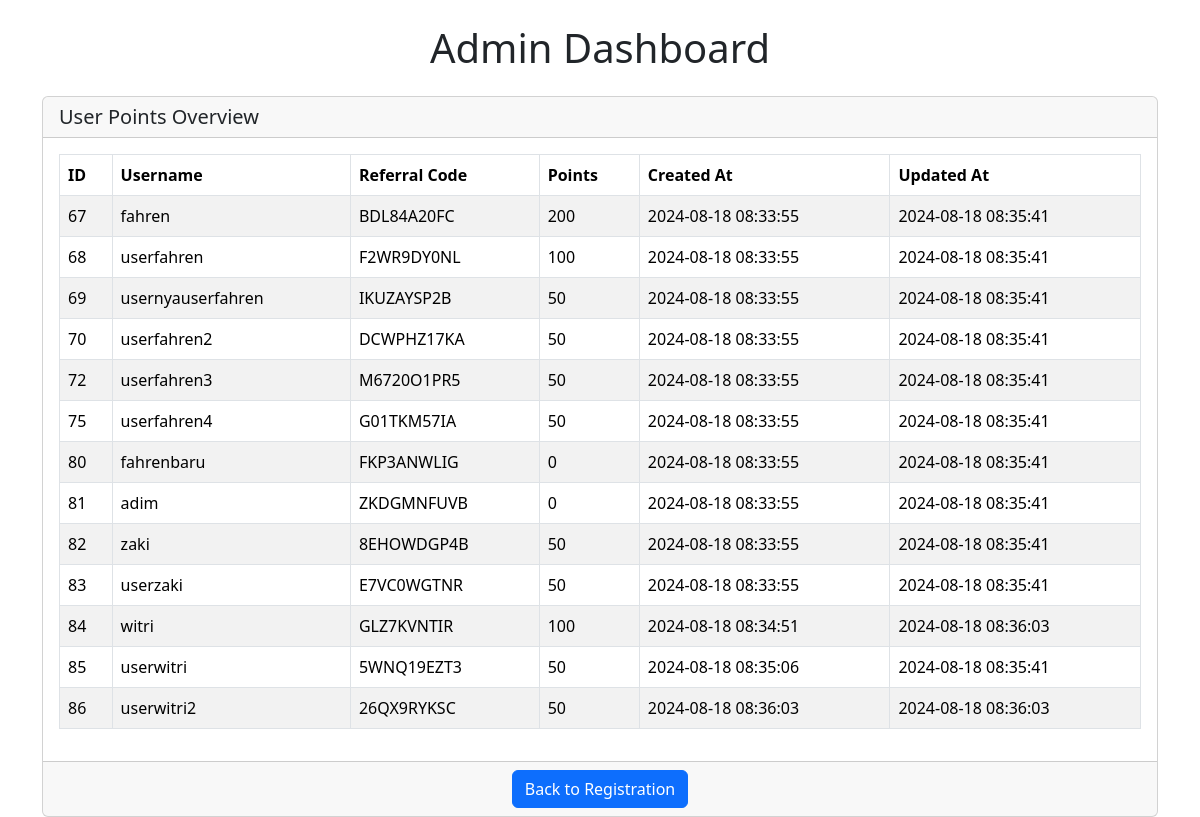
The app's page /admin.php with its own data.
### tables this page shows
CREATE TABLE `users` (
  `id` int(11) NOT NULL,
  `username` varchar(255) NOT NULL,
  `referral_code` varchar(10) NOT NULL,
  `points` int(11) DEFAULT 0,
  `created_at` timestamp NOT NULL DEFAULT current_timestamp(),
  `updated_at` timestamp NOT NULL DEFAULT current_timestamp() ON UPDATE current_timestamp()
);

### admin.php (called while the page is built, shortened)
<?php
require 'Model/UserModel.php';
require 'Controller/UserController.php';
$pdo = new PDO('mysql:host=localhost;dbname=tesmsib_fahren', 'root', '');
$pdo->setAttribute(PDO::ATTR_ERRMODE, PDO::ERRMODE_EXCEPTION);
$userModel = new UserModel($pdo);
$referralModel = new ReferralModel($pdo);
$userController = new UserController($userModel, $referralModel);
$users = $userController->showAllUsers();
include 'View/AdminView.php';

### Controller/UserController.php (called while the page is built, shortened)
<?php
class UserController {
    protected $userModel;
    public function __construct($userModel, $referralModel) {
        $this->userModel = $userModel;
    }
    public function showAllUsers() {
        return $this->userModel->getAllUsers();
    }
}

### Model/UserModel.php (called while the page is built, shortened)
<?php
class UserModel {
    protected $db;
    public function __construct($db) {
        $this->db = $db;
    }
    public function getAllUsers() {
        $stmt = $this->db->query("SELECT * FROM users");
        return $stmt->fetchAll(PDO::FETCH_ASSOC);
    }
}

### View/AdminView.php (the view, shortened to what this page needs)
<!DOCTYPE html>
<html lang="en">
<head>
    <link href="https://cdn.jsdelivr.net/npm/bootstrap@5.3.3/dist/css/bootstrap.min.css" rel="stylesheet">
</head>
<body>
    <div class="container mt-4">
        <h1 class="mb-4 text-center">Admin Dashboard</h1>
        <div class="card">
            <div class="card-header">
                <h5 class="card-title mb-0">User Points Overview</h5>
            </div>
            <div class="card-body">
                <div class="table-responsive">
                    <table class="table table-striped table-bordered">
                        <thead>
                            <tr>
                                <th>ID</th>
                                <th>Username</th>
                                <th>Referral Code</th>
                                <th>Points</th>
                                <th>Created At</th>
                                <th>Updated At</th>
                            </tr>
                        </thead>
                        <tbody>
                            <?php foreach ($users as $user): ?>
                                <tr>
                                    <td><?php echo htmlspecialchars($user['id']); ?></td>
                                    <td><?php echo htmlspecialchars($user['username']); ?></td>
                                    <td><?php echo htmlspecialchars($user['referral_code']); ?></td>
                                    <td><?php echo htmlspecialchars($user['points']); ?></td>
                                    <td><?php echo htmlspecialchars($user['created_at']); ?></td>
                                    <td><?php echo htmlspecialchars($user['updated_at']); ?></td>
                                </tr>
                            <?php endforeach; ?>
                        </tbody>
                    </table>
                </div>
            </div>
            <div class="card-footer text-center">
                <a href="index.php" class="btn btn-primary">Back to Registration</a>
            </div>
        </div>
    </div>
</body>
</html>

### records on screen
users: id "67", username "fahren", referral_code "BDL84A20FC", points "200", created_at "2024-08-18 08:33:55", updated_at "2024-08-18 08:35:41"
users: id "68", username "userfahren", referral_code "F2WR9DY0NL", points "100", created_at "2024-08-18 08:33:55", updated_at "2024-08-18 08:35:41"
users: id "69", username "usernyauserfahren", referral_code "IKUZAYSP2B", points "50", created_at "2024-08-18 08:33:55", updated_at "2024-08-18 08:35:41"
users: id "70", username "userfahren2", referral_code "DCWPHZ17KA", points "50", created_at "2024-08-18 08:33:55", updated_at "2024-08-18 08:35:41"
users: id "72", username "userfahren3", referral_code "M6720O1PR5", points "50", created_at "2024-08-18 08:33:55", updated_at "2024-08-18 08:35:41"
users: id "75", username "userfahren4", referral_code "G01TKM57IA", points "50", created_at "2024-08-18 08:33:55", updated_at "2024-08-18 08:35:41"
users: id "80", username "fahrenbaru", referral_code "FKP3ANWLIG", points "0", created_at "2024-08-18 08:33:55", updated_at "2024-08-18 08:35:41"
users: id "81", username "adim", referral_code "ZKDGMNFUVB", points "0", created_at "2024-08-18 08:33:55", updated_at "2024-08-18 08:35:41"
users: id "82", username "zaki", referral_code "8EHOWDGP4B", points "50", created_at "2024-08-18 08:33:55", updated_at "2024-08-18 08:35:41"
users: id "83", username "userzaki", referral_code "E7VC0WGTNR", points "50", created_at "2024-08-18 08:33:55", updated_at "2024-08-18 08:35:41"
users: id "84", username "witri", referral_code "GLZ7KVNTIR", points "100", created_at "2024-08-18 08:34:51", updated_at "2024-08-18 08:36:03"
users: id "85", username "userwitri", referral_code "5WNQ19EZT3", points "50", created_at "2024-08-18 08:35:06", updated_at "2024-08-18 08:35:41"
users: id "86", username "userwitri2", referral_code "26QX9RYKSC", points "50", created_at "2024-08-18 08:36:03", updated_at "2024-08-18 08:36:03"
